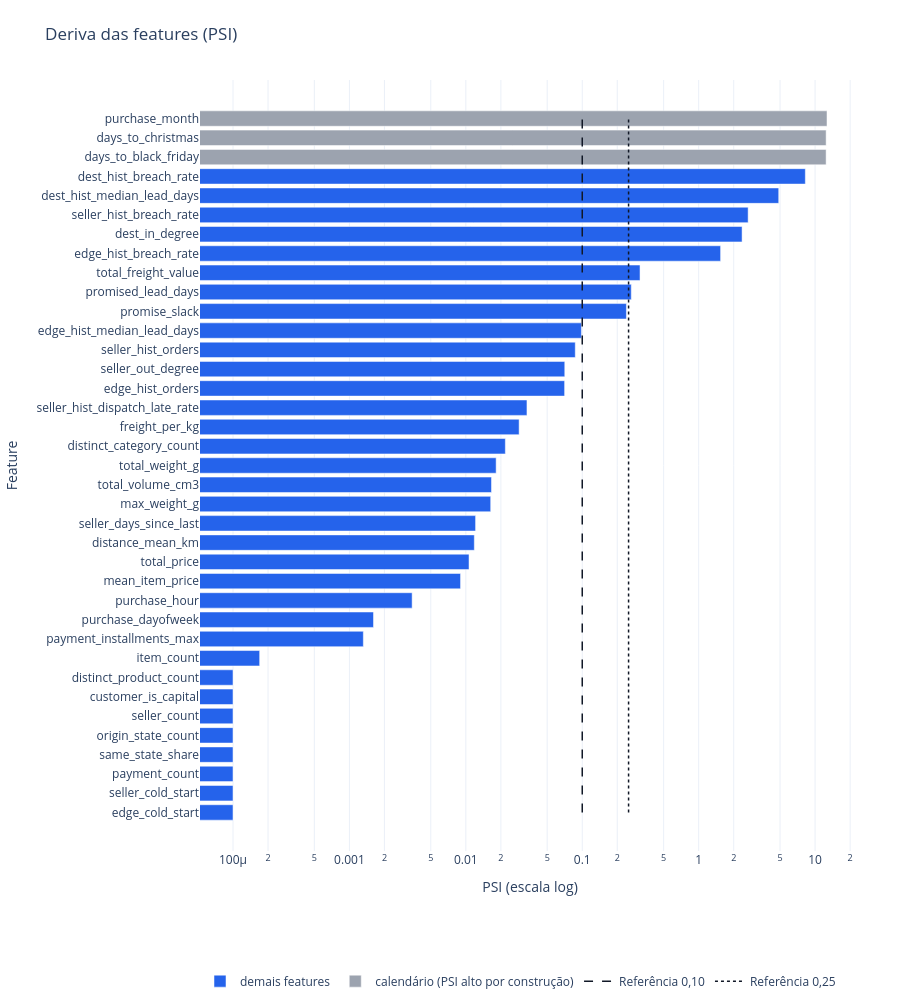

Notebook code for this chart:
### Markdown cell above
## Deriva das features entre treino e validação

O PSI (population stability index) compara a distribuição de cada feature numérica no treino e na validação do último fold (Siddiqi, 2006; Yurdakul, 2018). Ele é descritivo: indica quais variáveis mudaram de distribuição, não quais prejudicam o modelo. O prazo prometido (`promised_lead_days`) é destacado porque é o principal sinal conhecido na compra. O gráfico seguinte mostra o PSI de todas as features numéricas. O eixo horizontal está em escala logarítmica porque os valores ocupam várias ordens de grandeza, de quase zero nas features estáveis até valores muito altos nas de calendário. Em escala linear, as features de PSI baixo ficariam comprimidas junto ao zero, e só as maiores barras seriam legíveis. Na escala logarítmica, cada marca principal do eixo vale dez vezes a anterior, e por isso o comprimento das barras não é proporcional ao PSI: a leitura deve ser feita pela posição do fim de cada barra no eixo, e não pela comparação de comprimentos.

As duas linhas verticais marcam limiares convencionais da prática de risco de crédito, área em que o PSI se originou. Abaixo de 0,10, a distribuição é tratada como estável; entre 0,10 e 0,25, como mudança moderada; acima de 0,25, como mudança relevante. Esses limiares não são regras deste projeto e servem apenas como referência de leitura. As features de calendário são apresentadas em cinza porque o PSI delas é alto por construção: a validação cobre um único mês, enquanto o treino cobre todos os meses anteriores, de modo que o mês da compra e as distâncias até o Natal e até a Black Friday assumem na validação valores concentrados, necessariamente diferentes dos do treino.

### Code cell
from ecom_delivery_sla import baseline_feature_catalog, feature_psi_table

feature_catalog_table = baseline_feature_catalog()
numeric_features = feature_catalog_table.loc[
    feature_catalog_table["feature_type"] == "numeric", "feature"
].tolist()
last_fold = folds[-1]
psi_table = feature_psi_table(
    last_fold["train"], last_fold["validation"], columns=numeric_features
)
display(psi_table.head(10))
display(psi_table[psi_table["feature"] == "promised_lead_days"])

from ecom_delivery_sla_viz import plot_psi

calendar_features = ["purchase_month", "days_to_black_friday", "days_to_christmas"]
display(plot_psi(psi_table, neutral_features=calendar_features, language=LANG))

### Figure 1 — Plotly figure (JSON) as saved in the notebook; plotly's stock layout.template omitted (floating-point values rounded to 4 significant figures)
{"data": [{"customdata": [8.246, 4.871, 2.659, 2.36, 1.543, 0.3135, 0.2638, 0.2395, 0.09832, 0.0871, 0.07077, 0.07054, 0.0335, 0.02869, 0.02185, 0.01821, 0.01661, 0.01635, 0.01213, 0.01183, 0.01065, 0.009007, 0.003457, 0.00161, 0.001317, 0.0001694, 0.0, 0.0, 0.0, 0.0, 0.0, 0.0, 0.0, 0.0], "hovertemplate": "%{y}<br>PSI = %{customdata:.4f}<extra></extra>", "marker": {"color": "#2563EB"}, "name": "demais features", "orientation": "h", "type": "bar", "x": [8.246, 4.871, 2.659, 2.36, 1.543, 0.3135, 0.2638, 0.2395, 0.09832, 0.0871, 0.07077, 0.07054, 0.0335, 0.02869, 0.02185, 0.01821, 0.01661, 0.01635, 0.01213, 0.01183, 0.01065, 0.009007, 0.003457, 0.00161, 0.001317, 0.0001694, 0.0001, 0.0001, 0.0001, 0.0001, 0.0001, 0.0001, 0.0001, 0.0001], "y": ["dest_hist_breach_rate", "dest_hist_median_lead_days", "seller_hist_breach_rate", "dest_in_degree", "edge_hist_breach_rate", "total_freight_value", "promised_lead_days", "promise_slack", "edge_hist_median_lead_days", "seller_hist_orders", "seller_out_degree", "edge_hist_orders", "seller_hist_dispatch_late_rate", "freight_per_kg", "distinct_category_count", "total_weight_g", "total_volume_cm3", "max_weight_g", "seller_days_since_last", "distance_mean_km", "total_price", "mean_item_price", "purchase_hour", "purchase_dayofweek", "payment_installments_max", "item_count", "distinct_product_count", "customer_is_capital", "seller_count", "origin_state_count", "same_state_share", "payment_count", "seller_cold_start", "edge_cold_start"]}, {"customdata": [12.66, 12.44, 12.43], "hovertemplate": "%{y}<br>PSI = %{customdata:.4f}<extra></extra>", "marker": {"color": "#9CA3AF"}, "name": "calendário (PSI alto por construção)", "orientation": "h", "type": "bar", "x": [12.66, 12.44, 12.43], "y": ["purchase_month", "days_to_christmas", "days_to_black_friday"]}, {"hoverinfo": "skip", "line": {"color": "#111827", "dash": "dash", "width": 1.5}, "mode": "lines", "name": "Referência 0,10", "type": "scatter", "x": [0.1, 0.1], "y": ["edge_cold_start", "purchase_month"]}, {"hoverinfo": "skip", "line": {"color": "#111827", "dash": "dot", "width": 1.5}, "mode": "lines", "name": "Referência 0,25", "type": "scatter", "x": [0.25, 0.25], "y": ["edge_cold_start", "purchase_month"]}], "layout": {"height": 1008, "legend": {"orientation": "h", "y": -0.15}, "margin": {"b": 60, "l": 60, "r": 40, "t": 80}, "title": {"text": "Deriva das features (PSI)"}, "xaxis": {"title": {"text": "PSI (escala log)"}, "type": "log"}, "yaxis": {"automargin": true, "autorange": "reversed", "categoryarray": ["purchase_month", "days_to_christmas", "days_to_black_friday", "dest_hist_breach_rate", "dest_hist_median_lead_days", "seller_hist_breach_rate", "dest_in_degree", "edge_hist_breach_rate", "total_freight_value", "promised_lead_days", "promise_slack", "edge_hist_median_lead_days", "seller_hist_orders", "seller_out_degree", "edge_hist_orders", "seller_hist_dispatch_late_rate", "freight_per_kg", "distinct_category_count", "total_weight_g", "total_volume_cm3", "max_weight_g", "seller_days_since_last", "distance_mean_km", "total_price", "mean_item_price", "purchase_hour", "purchase_dayofweek", "payment_installments_max", "item_count", "distinct_product_count", "customer_is_capital", "seller_count", "origin_state_count", "same_state_share", "payment_count", "seller_cold_start", "edge_cold_start"], "categoryorder": "array", "title": {"text": "Feature"}}}}
